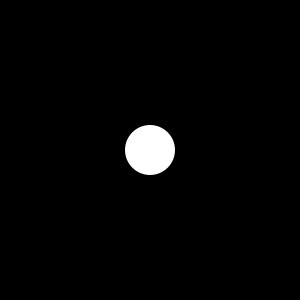
Frame 1 (no input)
Frame 60 (the mouse pressed at the canvas centre just before this capture): identical to frame 1, image omitted
Frame 120 (the mouse held since frame 60 and released just before this capture): identical to frame 1, image omitted

The Processing sketch that drew this single still picture (run headless with seeded random() and noise(); from frame 60 on, the mouse is pressed at the canvas centre):

// Processing sketch: processing_150657
// ── processing_150657.pde

/*
 * Creative Coding
 * Week 2, Foldout 04: Basic Keyboard Interaction
 * by Indae Hwang and Jon McCormack
 * Copyright (c) 2014 Monash University
 *
 * Modified by Jason Prine on June 5, 2014 to add colour mixing functionality using key press:
 * q / w for + / - of R value
 * a / s for + / - of G value
 * z / x for + / - of B value
 *
 *
 * This sketch shows how to do interaction with the keyboard.
 * Try pressing, releasing, clicking and dragging the mouse and observe the results.
 * When each event happens the sketch also prints a message in the console.
 *
 */
 
float circleWidth;
float backgroundValueR;
float backgroundValueG;
float backgroundValueB;
 
void setup() {
  size(300, 300);
  circleWidth =   50;
  backgroundValueR = 0;
  backgroundValueG = 0;
  backgroundValueB = 0;
}
 
 
void draw() {
  background(backgroundValueR,backgroundValueG,backgroundValueB);
  noStroke();
  ellipse(150, 150, circleWidth, circleWidth);
   
  if (keyPressed) { ///colour mixer added by JP
    if (key == 'q') {
      backgroundValueR = backgroundValueR + 1;
    } else if (key == 'w') {
      backgroundValueR = backgroundValueR - 1;
    } else if (key == 'a') {
      backgroundValueG = backgroundValueG + 1;
    } else if (key == 's') {
      backgroundValueG = backgroundValueG - 1;
    } else if (key == 'z') {
      backgroundValueB = backgroundValueB + 1;
    } else if (key == 'x') {
      backgroundValueB = backgroundValueB - 1;
    }
     
    // ensure backgroundValue is constrianed between 0 and 255
    backgroundValueR = constrain(backgroundValueR,0,255);
    backgroundValueG = constrain(backgroundValueG,0,255);
    backgroundValueB = constrain(backgroundValueB,0,255);
    println (backgroundValueR,backgroundValueG,backgroundValueB); //debug print RGB value
  }
   
}
 
 
void keyPressed() {
  if (key == 'c') {
    circleWidth = 150;
  }
   
  println("pressed " + int(key) + " " + keyCode);
}  
 
void keyReleased() {
  if (key == 'c') {
    circleWidth = 50;
  }
   
  println("Released " + int(key) + " " + keyCode);
}
